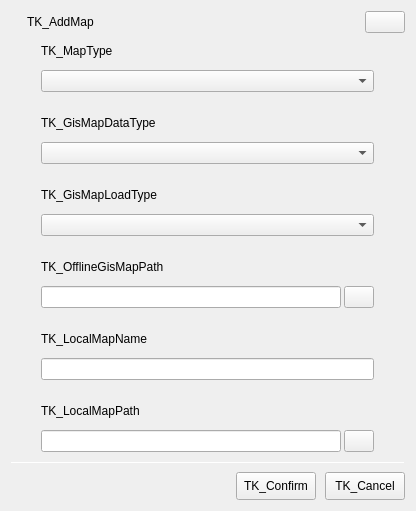
<?xml version="1.0" encoding="UTF-8"?>
<ui version="4.0">
 <class>GisAddNewMapDialog</class>
 <widget class="QWidget" name="GisAddNewMapDialog">
  <property name="geometry">
   <rect>
    <x>0</x>
    <y>0</y>
    <width>416</width>
    <height>511</height>
   </rect>
  </property>
  <property name="windowTitle">
   <string notr="true">Form</string>
  </property>
  <layout class="QVBoxLayout" name="verticalLayout_5">
   <item>
    <layout class="QVBoxLayout" name="verticalLayout_4">
     <property name="spacing">
      <number>9</number>
     </property>
     <item>
      <layout class="QHBoxLayout" name="horizontalLayout">
       <item>
        <widget class="QLabel" name="label_6">
         <property name="text">
          <string/>
         </property>
         <property name="pixmap">
          <pixmap resource="../../../qrc/images_default.qrc">:/images/default/devmanage/add_16.png</pixmap>
         </property>
        </widget>
       </item>
       <item>
        <widget class="QLabel" name="labelTitle">
         <property name="text">
          <string>TK_AddMap</string>
         </property>
        </widget>
       </item>
       <item>
        <spacer name="horizontalSpacer">
         <property name="orientation">
          <enum>Qt::Horizontal</enum>
         </property>
         <property name="sizeHint" stdset="0">
          <size>
           <width>40</width>
           <height>20</height>
          </size>
         </property>
        </spacer>
       </item>
       <item>
        <widget class="QPushButton" name="pushButtonClose">
         <property name="focusPolicy">
          <enum>Qt::NoFocus</enum>
         </property>
         <property name="text">
          <string/>
         </property>
         <property name="icon">
          <iconset resource="../../../qrc/images_default.qrc">
           <normaloff>:/images/default/devmanage/delete_16.png</normaloff>:/images/default/devmanage/delete_16.png</iconset>
         </property>
        </widget>
       </item>
      </layout>
     </item>
     <item>
      <spacer name="verticalSpacer">
       <property name="orientation">
        <enum>Qt::Vertical</enum>
       </property>
       <property name="sizeHint" stdset="0">
        <size>
         <width>20</width>
         <height>52</height>
        </size>
       </property>
      </spacer>
     </item>
     <item>
      <layout class="QHBoxLayout" name="horizontalLayout_4" stretch="0,1,0">
       <item>
        <spacer name="horizontalSpacer_4">
         <property name="orientation">
          <enum>Qt::Horizontal</enum>
         </property>
         <property name="sizeHint" stdset="0">
          <size>
           <width>40</width>
           <height>20</height>
          </size>
         </property>
        </spacer>
       </item>
       <item>
        <layout class="QVBoxLayout" name="verticalLayout_3">
         <property name="spacing">
          <number>24</number>
         </property>
         <item>
          <layout class="QVBoxLayout" name="verticalLayout_8">
           <property name="spacing">
            <number>12</number>
           </property>
           <property name="bottomMargin">
            <number>0</number>
           </property>
           <item>
            <widget class="QLabel" name="labelMapType">
             <property name="minimumSize">
              <size>
               <width>330</width>
               <height>0</height>
              </size>
             </property>
             <property name="text">
              <string>TK_MapType</string>
             </property>
            </widget>
           </item>
           <item>
            <widget class="QComboBox" name="comboBoxMapType">
             <property name="minimumSize">
              <size>
               <width>330</width>
               <height>0</height>
              </size>
             </property>
            </widget>
           </item>
          </layout>
         </item>
         <item>
          <layout class="QVBoxLayout" name="verticalLayout_5">
           <property name="spacing">
            <number>12</number>
           </property>
           <property name="bottomMargin">
            <number>0</number>
           </property>
           <item>
            <widget class="QLabel" name="labelGisMapDataType">
             <property name="minimumSize">
              <size>
               <width>330</width>
               <height>0</height>
              </size>
             </property>
             <property name="text">
              <string>TK_GisMapDataType</string>
             </property>
            </widget>
           </item>
           <item>
            <widget class="QComboBox" name="comboBoxGisMapDataType">
             <property name="minimumSize">
              <size>
               <width>330</width>
               <height>0</height>
              </size>
             </property>
            </widget>
           </item>
          </layout>
         </item>
         <item>
          <layout class="QVBoxLayout" name="verticalLayout_6">
           <property name="spacing">
            <number>12</number>
           </property>
           <property name="bottomMargin">
            <number>0</number>
           </property>
           <item>
            <widget class="QLabel" name="labelGisMapLoadType">
             <property name="minimumSize">
              <size>
               <width>330</width>
               <height>0</height>
              </size>
             </property>
             <property name="text">
              <string>TK_GisMapLoadType</string>
             </property>
            </widget>
           </item>
           <item>
            <widget class="QComboBox" name="comboBoxGisMapLoadType">
             <property name="minimumSize">
              <size>
               <width>330</width>
               <height>0</height>
              </size>
             </property>
            </widget>
           </item>
          </layout>
         </item>
         <item>
          <layout class="QVBoxLayout" name="verticalLayout_7">
           <property name="spacing">
            <number>12</number>
           </property>
           <item>
            <widget class="QLabel" name="labelOfflineGisMapPath">
             <property name="minimumSize">
              <size>
               <width>330</width>
               <height>0</height>
              </size>
             </property>
             <property name="text">
              <string>TK_OfflineGisMapPath</string>
             </property>
            </widget>
           </item>
           <item>
            <layout class="QHBoxLayout" name="horizontalLayout_99">
             <property name="spacing">
              <number>3</number>
             </property>
             <item>
              <widget class="QLineEdit" name="lineEditOfflineGisMapPath">
               <property name="minimumSize">
                <size>
                 <width>300</width>
                 <height>0</height>
                </size>
               </property>
               <property name="maximumSize">
                <size>
                 <width>16777215</width>
                 <height>16777215</height>
                </size>
               </property>
               <property name="readOnly">
                <bool>true</bool>
               </property>
              </widget>
             </item>
             <item>
              <widget class="QPushButton" name="pushButtonSelectOfflinePath">
               <property name="minimumSize">
                <size>
                 <width>30</width>
                 <height>0</height>
                </size>
               </property>
               <property name="maximumSize">
                <size>
                 <width>30</width>
                 <height>16777215</height>
                </size>
               </property>
               <property name="text">
                <string/>
               </property>
              </widget>
             </item>
            </layout>
           </item>
          </layout>
         </item>
         <item>
          <layout class="QVBoxLayout" name="verticalLayout_2">
           <property name="spacing">
            <number>12</number>
           </property>
           <item>
            <widget class="QLabel" name="labelLocalMapName">
             <property name="minimumSize">
              <size>
               <width>330</width>
               <height>0</height>
              </size>
             </property>
             <property name="text">
              <string>TK_LocalMapName</string>
             </property>
            </widget>
           </item>
           <item>
            <widget class="QLineEdit" name="lineEditLocalMapName">
             <property name="minimumSize">
              <size>
               <width>330</width>
               <height>0</height>
              </size>
             </property>
             <property name="maximumSize">
              <size>
               <width>16777215</width>
               <height>16777215</height>
              </size>
             </property>
            </widget>
           </item>
          </layout>
         </item>
         <item>
          <layout class="QVBoxLayout" name="verticalLayout">
           <property name="spacing">
            <number>12</number>
           </property>
           <item>
            <widget class="QLabel" name="labelLocalMapPath">
             <property name="minimumSize">
              <size>
               <width>330</width>
               <height>0</height>
              </size>
             </property>
             <property name="text">
              <string>TK_LocalMapPath</string>
             </property>
            </widget>
           </item>
           <item>
            <layout class="QHBoxLayout" name="horizontalLayout_2">
             <property name="spacing">
              <number>3</number>
             </property>
             <item>
              <widget class="QLineEdit" name="lineEditLocalMapPath">
               <property name="minimumSize">
                <size>
                 <width>300</width>
                 <height>0</height>
                </size>
               </property>
               <property name="maximumSize">
                <size>
                 <width>16777215</width>
                 <height>16777215</height>
                </size>
               </property>
               <property name="readOnly">
                <bool>true</bool>
               </property>
              </widget>
             </item>
             <item>
              <widget class="QPushButton" name="pushButtonSelectMap">
               <property name="minimumSize">
                <size>
                 <width>30</width>
                 <height>0</height>
                </size>
               </property>
               <property name="maximumSize">
                <size>
                 <width>30</width>
                 <height>16777215</height>
                </size>
               </property>
               <property name="text">
                <string/>
               </property>
              </widget>
             </item>
            </layout>
           </item>
          </layout>
         </item>
        </layout>
       </item>
       <item>
        <spacer name="horizontalSpacer_3">
         <property name="orientation">
          <enum>Qt::Horizontal</enum>
         </property>
         <property name="sizeHint" stdset="0">
          <size>
           <width>40</width>
           <height>20</height>
          </size>
         </property>
        </spacer>
       </item>
      </layout>
     </item>
     <item>
      <spacer name="verticalSpacer_2">
       <property name="orientation">
        <enum>Qt::Vertical</enum>
       </property>
       <property name="sizeHint" stdset="0">
        <size>
         <width>20</width>
         <height>51</height>
        </size>
       </property>
      </spacer>
     </item>
     <item>
      <widget class="Line" name="line">
       <property name="minimumSize">
        <size>
         <width>0</width>
         <height>1</height>
        </size>
       </property>
       <property name="maximumSize">
        <size>
         <width>16777215</width>
         <height>1</height>
        </size>
       </property>
       <property name="orientation">
        <enum>Qt::Horizontal</enum>
       </property>
      </widget>
     </item>
     <item>
      <layout class="QHBoxLayout" name="horizontalLayout_3">
       <item>
        <spacer name="horizontalSpacer_2">
         <property name="orientation">
          <enum>Qt::Horizontal</enum>
         </property>
         <property name="sizeHint" stdset="0">
          <size>
           <width>40</width>
           <height>20</height>
          </size>
         </property>
        </spacer>
       </item>
       <item>
        <widget class="QPushButton" name="pushButtonConfirm">
         <property name="minimumSize">
          <size>
           <width>80</width>
           <height>28</height>
          </size>
         </property>
         <property name="text">
          <string notr="true">TK_Confirm</string>
         </property>
        </widget>
       </item>
       <item>
        <widget class="QPushButton" name="pushButtonCancel">
         <property name="minimumSize">
          <size>
           <width>80</width>
           <height>28</height>
          </size>
         </property>
         <property name="text">
          <string notr="true">TK_Cancel</string>
         </property>
        </widget>
       </item>
      </layout>
     </item>
    </layout>
   </item>
  </layout>
 </widget>
 <resources>
  <include location="../../../qrc/images_default.qrc"/>
 </resources>
 <connections/>
</ui>
